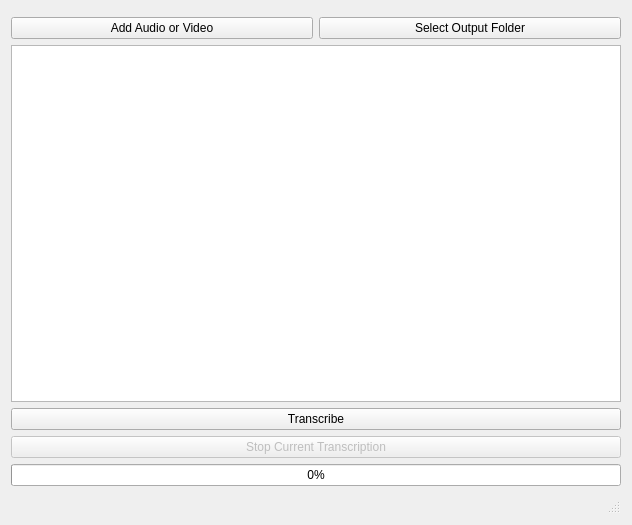
<?xml version="1.0" encoding="UTF-8"?>
<ui version="4.0">
 <class>QtTranscriberWidget</class>
 <widget class="QWidget" name="QtTranscriberWidget">
  <property name="geometry">
   <rect>
    <x>0</x>
    <y>0</y>
    <width>632</width>
    <height>525</height>
   </rect>
  </property>
  <property name="windowTitle">
   <string>QtTranscriberWidget</string>
  </property>
  <layout class="QVBoxLayout" name="verticalLayout_3">
   <item>
    <widget class="QMenuBar" name="menubar"/>
   </item>
   <item>
    <layout class="QVBoxLayout" name="verticalLayout_2">
     <item>
      <layout class="QVBoxLayout" name="verticalLayout">
       <item>
        <layout class="QHBoxLayout" name="horizontalLayout">
         <item>
          <widget class="QPushButton" name="pushButton">
           <property name="text">
            <string>Add Audio or Video</string>
           </property>
          </widget>
         </item>
         <item>
          <widget class="QPushButton" name="pushButton_2">
           <property name="text">
            <string>Select Output Folder</string>
           </property>
          </widget>
         </item>
        </layout>
       </item>
      </layout>
     </item>
     <item>
      <widget class="QTableView" name="tableView"/>
     </item>
     <item>
      <widget class="QPushButton" name="pushButton_3">
       <property name="text">
        <string>Transcribe</string>
       </property>
      </widget>
     </item>
     <item>
      <widget class="QPushButton" name="pushButton_4">
       <property name="enabled">
        <bool>false</bool>
       </property>
       <property name="text">
        <string>Stop Current Transcription</string>
       </property>
      </widget>
     </item>
     <item>
      <widget class="QProgressBar" name="progressBar">
       <property name="value">
        <number>0</number>
       </property>
      </widget>
     </item>
    </layout>
   </item>
   <item>
    <widget class="QStatusBar" name="statusbar"/>
   </item>
  </layout>
 </widget>
 <resources/>
 <connections/>
</ui>
